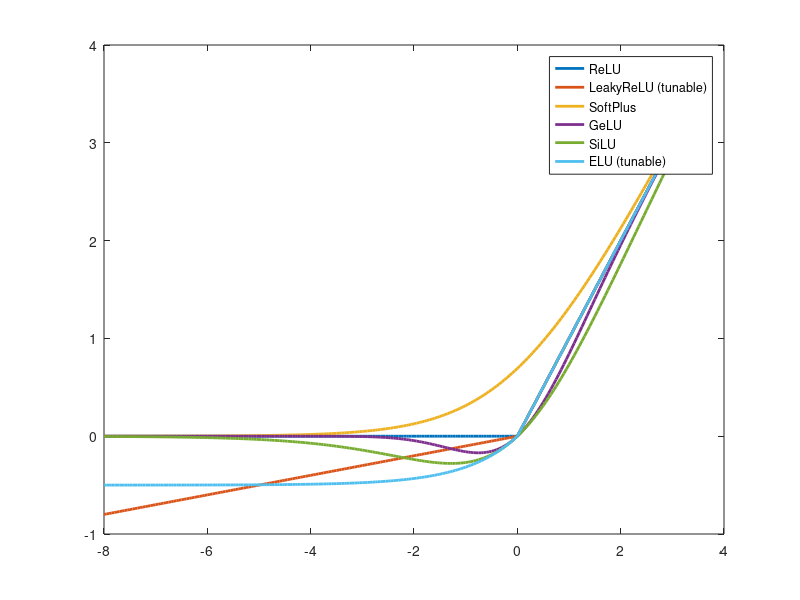

Reproduce this figure in MATLAB. (Note: this script raises an error after producing the figure.)
x = -8:0.05:3;

sigmoid = @(x) 1./(1+exp(-x));

relu = max(0,x);
GeLU = 0.5*x.*(1+tanh(sqrt(2/pi)*(x+0.044715*x.^3)));
SiLU = x.*sigmoid(x);
softplus = log(1+exp(x));

plot(x,relu,'linewidth',2); hold on;

leakySlope = 0.1;
leakyRelu = x.*(x > 0) + leakySlope*x.*(x<0);
plot(x,leakyRelu,'linewidth',2)

plot(x,softplus,'linewidth',2)
plot(x,GeLU,'linewidth',2)
plot(x,SiLU,'linewidth',2)

ELU = x.*(x > 0) + 0.5*(exp(x)-1).*(x<0);
plot(x,ELU,'linewidth',2)

l = legend('ReLU','LeakyReLU (tunable)','SoftPlus','GeLU','SiLU','ELU (tunable)');
l.Location = 'NorthWest';
l.Box = 'off';
xlim([-4 2])
ylim([-0.5 2])

ax = gca;
ax.XAxisLocation = 'origin';
ax.YAxisLocation = 'origin';
ax.Box = 'off';
